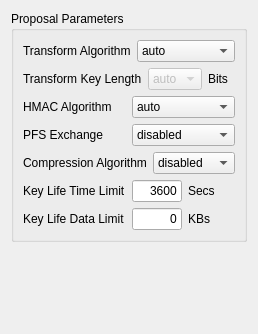
     <widget class="QWidget" name="tabPhase2" >
      <attribute name="title" >
       <string>Phase 2</string>
      </attribute>
      <layout class="QVBoxLayout" >
       <item>
        <widget class="QGroupBox" name="groupBoxP2Proposal" >
         <property name="title" >
          <string>Proposal Parameters</string>
         </property>
         <layout class="QVBoxLayout" >
          <item>
           <layout class="QHBoxLayout" >
            <item>
             <widget class="QLabel" name="textLabelP2Transform" >
              <property name="text" >
               <string>Transform Algorithm</string>
              </property>
              <property name="wordWrap" >
               <bool>false</bool>
              </property>
             </widget>
            </item>
            <item>
             <widget class="QComboBox" name="comboBoxP2Transform" >
              <item>
               <property name="text" >
                <string>auto</string>
               </property>
              </item>
              <item>
               <property name="text" >
                <string>esp-aes</string>
               </property>
              </item>
              <item>
               <property name="text" >
                <string>esp-blowfish</string>
               </property>
              </item>
              <item>
               <property name="text" >
                <string>esp-3des</string>
               </property>
              </item>
              <item>
               <property name="text" >
                <string>esp-des</string>
               </property>
              </item>
              <item>
               <property name="text" >
                <string>esp-cast</string>
               </property>
              </item>
             </widget>
            </item>
           </layout>
          </item>
          <item>
           <layout class="QHBoxLayout" >
            <item>
             <widget class="QLabel" name="textLabelP2Keylen" >
              <property name="text" >
               <string>Transform Key Length</string>
              </property>
              <property name="wordWrap" >
               <bool>false</bool>
              </property>
             </widget>
            </item>
            <item>
             <layout class="QHBoxLayout" >
              <item>
               <widget class="QComboBox" name="comboBoxP2Keylen" >
                <property name="enabled" >
                 <bool>false</bool>
                </property>
                <item>
                 <property name="text" >
                  <string>auto</string>
                 </property>
                </item>
                <item>
                 <property name="text" >
                  <string>128</string>
                 </property>
                </item>
                <item>
                 <property name="text" >
                  <string>136</string>
                 </property>
                </item>
                <item>
                 <property name="text" >
                  <string>144</string>
                 </property>
                </item>
                <item>
                 <property name="text" >
                  <string>152</string>
                 </property>
                </item>
                <item>
                 <property name="text" >
                  <string>160</string>
                 </property>
                </item>
                <item>
                 <property name="text" >
                  <string>168</string>
                 </property>
                </item>
                <item>
                 <property name="text" >
                  <string>176</string>
                 </property>
                </item>
                <item>
                 <property name="text" >
                  <string>184</string>
                 </property>
                </item>
                <item>
                 <property name="text" >
                  <string>192</string>
                 </property>
                </item>
                <item>
                 <property name="text" >
                  <string>200</string>
                 </property>
                </item>
                <item>
                 <property name="text" >
                  <string>208</string>
                 </property>
                </item>
                <item>
                 <property name="text" >
                  <string>216</string>
                 </property>
                </item>
                <item>
                 <property name="text" >
                  <string>224</string>
                 </property>
                </item>
                <item>
                 <property name="text" >
                  <string>232</string>
                 </property>
                </item>
                <item>
                 <property name="text" >
                  <string>240</string>
                 </property>
                </item>
                <item>
                 <property name="text" >
                  <string>248</string>
                 </property>
                </item>
                <item>
                 <property name="text" >
                  <string>256</string>
                 </property>
                </item>
               </widget>
              </item>
              <item>
               <widget class="QLabel" name="textLabelP2KeyBits" >
                <property name="text" >
                 <string>Bits</string>
                </property>
                <property name="wordWrap" >
                 <bool>false</bool>
                </property>
               </widget>
              </item>
             </layout>
            </item>
           </layout>
          </item>
          <item>
           <layout class="QHBoxLayout" >
            <item>
             <widget class="QLabel" name="textLabelP2HMAC" >
              <property name="text" >
               <string>HMAC Algorithm</string>
              </property>
              <property name="wordWrap" >
               <bool>false</bool>
              </property>
             </widget>
            </item>
            <item>
             <widget class="QComboBox" name="comboBoxP2HMAC" >
              <item>
               <property name="text" >
                <string>auto</string>
               </property>
              </item>
              <item>
               <property name="text" >
                <string>sha1</string>
               </property>
              </item>
              <item>
               <property name="text" >
                <string>md5</string>
               </property>
              </item>
              <item>
               <property name="text" >
                <string>sha2-256</string>
               </property>
              </item>
              <item>
               <property name="text" >
                <string>sha2-384</string>
               </property>
              </item>
              <item>
               <property name="text" >
                <string>sha2-512</string>
               </property>
              </item>
             </widget>
            </item>
           </layout>
          </item>
          <item>
           <layout class="QHBoxLayout" >
            <item>
             <widget class="QLabel" name="textLabelP2PFSGroup" >
              <property name="text" >
               <string>PFS Exchange</string>
              </property>
              <property name="wordWrap" >
               <bool>false</bool>
              </property>
             </widget>
            </item>
            <item>
             <widget class="QComboBox" name="comboBoxP2PFSGroup" >
              <item>
               <property name="text" >
                <string>disabled</string>
               </property>
              </item>
              <item>
               <property name="text" >
                <string>auto</string>
               </property>
              </item>
              <item>
               <property name="text" >
                <string>group 1</string>
               </property>
              </item>
              <item>
               <property name="text" >
                <string>group 2</string>
               </property>
              </item>
              <item>
               <property name="text" >
                <string>group 5</string>
               </property>
              </item>
              <item>
               <property name="text" >
                <string>group 14</string>
               </property>
              </item>
              <item>
               <property name="text" >
                <string>group 15</string>
               </property>
              </item>
              <item>
               <property name="text" >
                <string>group 16</string>
               </property>
              </item>
              <item>
               <property name="text" >
                <string>group 17</string>
               </property>
              </item>
              <item>
               <property name="text" >
                <string>group 18</string>
               </property>
              </item>
             </widget>
            </item>
           </layout>
          </item>
          <item>
           <layout class="QHBoxLayout" >
            <item>
             <widget class="QLabel" name="textLabelP2Compress" >
              <property name="text" >
               <string>Compression Algorithm</string>
              </property>
              <property name="wordWrap" >
               <bool>false</bool>
              </property>
             </widget>
            </item>
            <item>
             <widget class="QComboBox" name="comboBoxP2Compress" >
              <item>
               <property name="text" >
                <string>disabled</string>
               </property>
              </item>
              <item>
               <property name="text" >
                <string>deflate</string>
               </property>
              </item>
             </widget>
            </item>
           </layout>
          </item>
          <item>
           <layout class="QHBoxLayout" >
            <item>
             <widget class="QLabel" name="textLabelP2LifeTime" >
              <property name="text" >
               <string>Key Life Time Limit</string>
              </property>
              <property name="wordWrap" >
               <bool>false</bool>
              </property>
             </widget>
            </item>
            <item>
             <layout class="QHBoxLayout" >
              <item>
               <widget class="QLineEdit" name="lineEditP2LifeTime" >
                <property name="sizePolicy" >
                 <sizepolicy vsizetype="Fixed" hsizetype="Minimum" >
                  <horstretch>0</horstretch>
                  <verstretch>0</verstretch>
                 </sizepolicy>
                </property>
                <property name="maximumSize" >
                 <size>
                  <width>50</width>
                  <height>16777215</height>
                 </size>
                </property>
                <property name="text" >
                 <string>3600</string>
                </property>
                <property name="alignment" >
                 <set>Qt::AlignRight</set>
                </property>
               </widget>
              </item>
              <item>
               <widget class="QLabel" name="textLabelP2LifeSecs" >
                <property name="text" >
                 <string>Secs</string>
                </property>
                <property name="wordWrap" >
                 <bool>false</bool>
                </property>
               </widget>
              </item>
             </layout>
            </item>
           </layout>
          </item>
          <item>
           <layout class="QHBoxLayout" >
            <item>
             <widget class="QLabel" name="textLabelP2LifeData" >
              <property name="text" >
               <string>Key Life Data Limit</string>
              </property>
              <property name="wordWrap" >
               <bool>false</bool>
              </property>
             </widget>
            </item>
            <item>
             <layout class="QHBoxLayout" >
              <item>
               <widget class="QLineEdit" name="lineEditP2LifeData" >
                <property name="sizePolicy" >
                 <sizepolicy vsizetype="Fixed" hsizetype="Minimum" >
                  <horstretch>0</horstretch>
                  <verstretch>0</verstretch>
                 </sizepolicy>
                </property>
                <property name="maximumSize" >
                 <size>
                  <width>50</width>
                  <height>16777215</height>
                 </size>
                </property>
                <property name="text" >
                 <string>0</string>
                </property>
                <property name="alignment" >
                 <set>Qt::AlignRight</set>
                </property>
               </widget>
              </item>
              <item>
               <widget class="QLabel" name="textLabelP2LifeKBs" >
                <property name="text" >
                 <string>KBs</string>
                </property>
                <property name="wordWrap" >
                 <bool>false</bool>
                </property>
               </widget>
              </item>
             </layout>
            </item>
           </layout>
          </item>
         </layout>
        </widget>
       </item>
       <item>
        <spacer>
         <property name="orientation" >
          <enum>Qt::Vertical</enum>
         </property>
         <property name="sizeHint" stdset="0" >
          <size>
           <width>20</width>
           <height>81</height>
          </size>
         </property>
        </spacer>
       </item>
      </layout>
     </widget>
